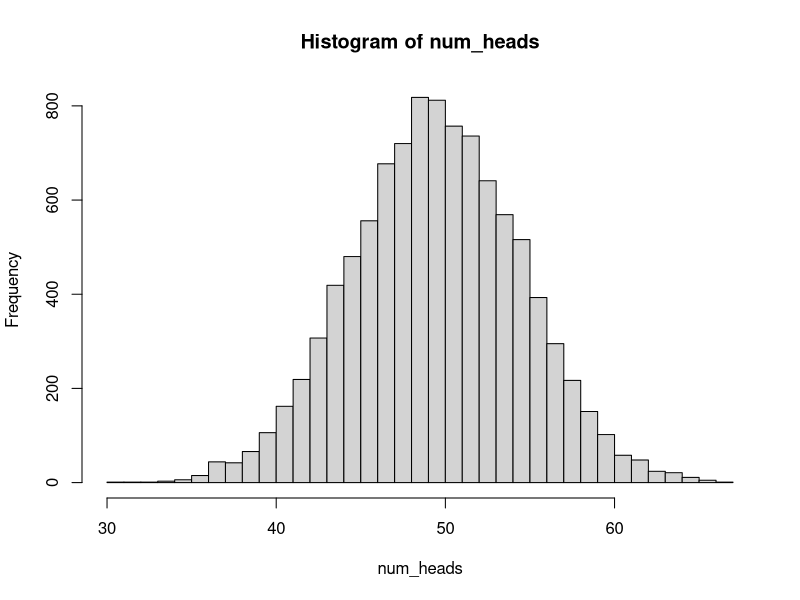

The R script that drew this image:
## ---- chunk 1
knitr::opts_chunk$set(echo = TRUE)
## ---- chunk 2
fsum1 = function(x) {
  fsum = 0
  for (i in 1:length(x)) {
      fsum = fsum + sin(x[i])
  }
  return(fsum)
}
## ---- chunk 3
fsum2 = function(x) sum(sin(x))
## ---- chunk 4
x = 1:1e6 #runif(1e+06, min = -1, max = 1)
system.time(fsum1(x))
system.time(fsum2(x))
## ---- chunk 5
coin_toss1 = function(n) {
  output = rep(0, n)
  for (i in 1:n) {
    num_heads = 0
    for (j in 1:100) {
      num_heads = num_heads + sample(c(0,1), 1)
    }
    output[i] = num_heads
  }
  return(output)
}
## ---- chunk 6
coin_toss2 = function(n) {
  tosses = matrix(sample(c(0,1), n*100, replace=TRUE), nrow=n, ncol=100)
  return(rowSums(tosses))
}
num_heads = coin_toss2(10000)
hist(num_heads, breaks=50)
## ---- chunk 7
n = 2000
system.time(coin_toss1(n))
system.time(coin_toss2(n))
